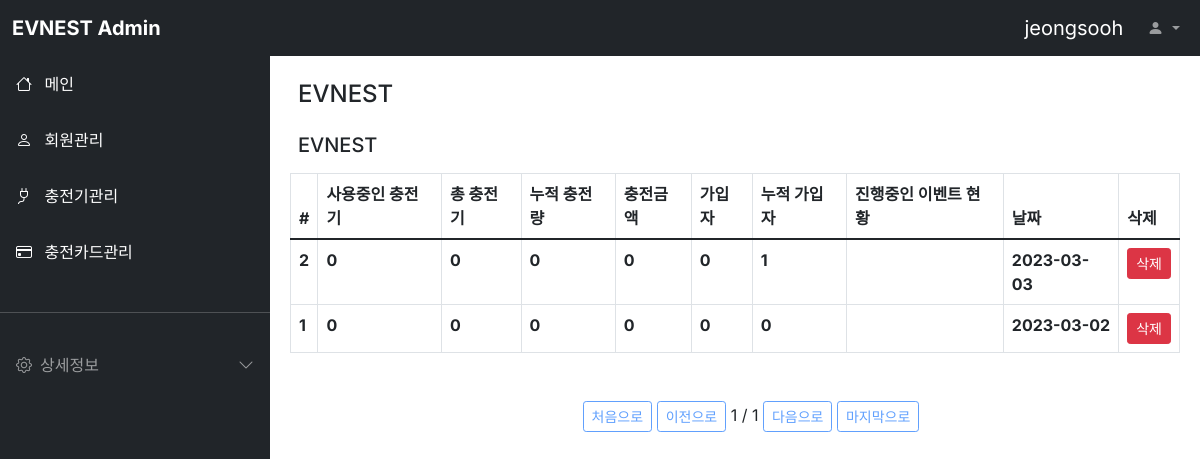
The app's page /evmain/ (signed in), older data.
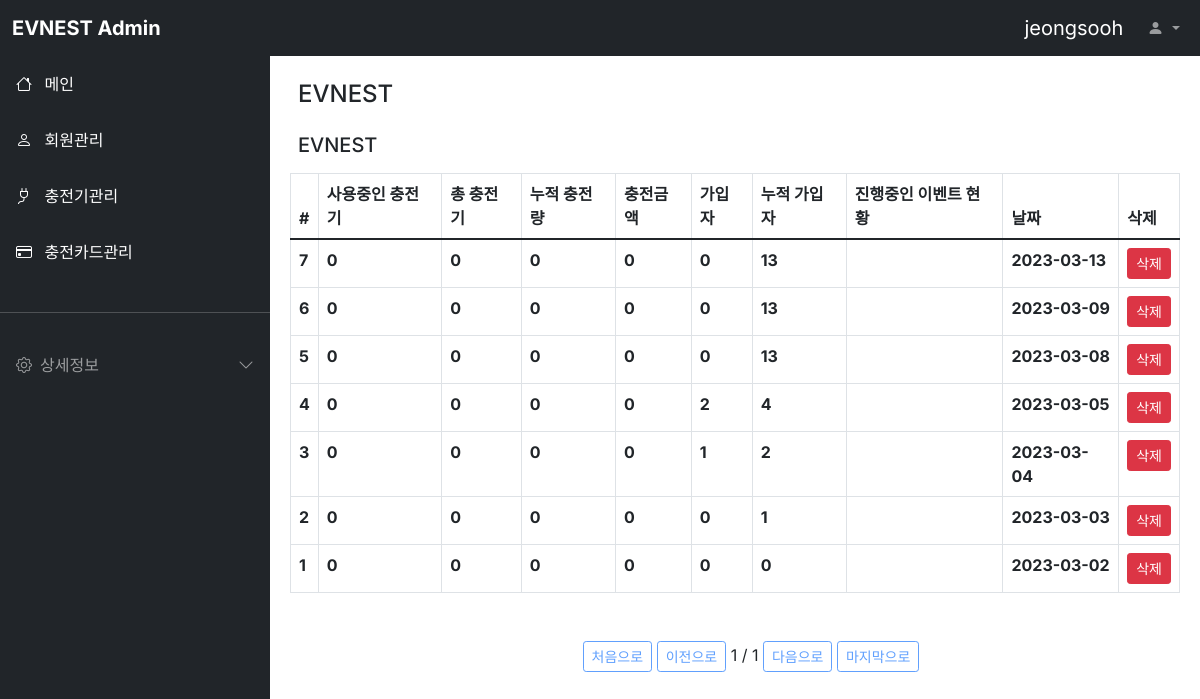
The same page, newer data.
### evmain/models.py (models this page shows)
class Evmain(models.Model):
    regiCount = models.IntegerField(verbose_name='금일 가입자')
    regiTotal = models.IntegerField(verbose_name='누적 가입자')
    useCharger = models.IntegerField(verbose_name='사용중인 충전기')
    totalCharger = models.IntegerField(verbose_name='총 충전기')
    totalenergy = models.CharField(max_length=128, verbose_name='금일 누적 충전량')
    totalamount = models.CharField(max_length=128, null=True ,default=0 , verbose_name='금일 충전금액')
    eventcurrent = models.CharField(max_length=128,verbose_name='진행중인 이벤트 현황')
    systemday = models.DateTimeField(auto_now_add=False,null=True,verbose_name='당일날짜')
    class Meta:
        db_table = 'nevsp_evmain'
        verbose_name = '메인화면'
        verbose_name_plural = '메인'

### evmain/views.py (the view)
# urls.py: path('', EvmainListView.as_view()),
class EvmainListView(ListView):
    model = Evmain
    template_name = 'evmain.html'
    context_object_name = 'evmainList'
    paginate_by = 10
    queryset = Evmain.objects.all()
    ordering = ['-systemday']
    EvmainCreate()
    def get_context_data(self, **kwargs):
        context = super().get_context_data(**kwargs)
        user_id = self.request.session['user']
        context['loginuser'] = user_id
        return context

### evmain/templates/evmain.html (shortened to what this page needs)
{% extends "base.html" %}
{% block contents %}
<div class="row mt-3 mx-3">
	<div class="col-md-6 fw-bold">
		<h4>EVNEST</h4>
	</div>
</div>
<div class="row mt-3 mx-3">
	<div class="col-md-6 fw-bold">
		<h5>EVNEST</h5>
	</div>
	<div class="col-md-3 d-grid justify-content-md-end">
	</div>
</div>
<div class="row mt-2 mx-2">
	<div class="col-12">
		<table class="table table-bordered">
		<thead class="thead-light">
		<tr>
			<th scope="col">
				#
			</th>
			<th scope="col">
				사용중인 충전기
			</th>
			<th scope="col">
				총 충전기
			</th>
			<th scope="col">
				누적 충전량
			</th>
			<th scope="col">
				충전금액
			</th>
			<th scope="col">
				가입자
			</th>
			<th scope="co1">
				누적 가입자
			</th>
			<th scope="col">
				진행중인 이벤트 현황
			</th>
			<th scope="col">
				날짜
			</th>
			<th scope="col">
				삭제
			</th>
		</tr>
		</thead>
		<tbody class="text-dark">
		 {% for evmain in evmainList %}
		<tr>
			<th scope="row">
				{{ evmain.id }}
			</th>
			<th>
				{{ evmain.useCharger }}</a>
			</th>
			<th>
				{{ evmain.totalCharger }}
			</th>
			<th>
				{{ evmain.totalenergy }}
			</th>
			<th>
				{{ evmain.totalamount }}
			</th>
			<th>
				{{ evmain.regiCount }}
			</th>
			<th>
				{{ evmain.regiTotal }}
			</th>
			<th>
			</th>
			<th>
				{{ evmain.systemday | date:'Y-m-d' }}
			</th>
			<th>
				<button class="btn btn-primary btn-sm btn-danger" onclick="window.open('/evmain/{{ evmain.id }}/delete','window_name','width=430,height=500,location=no,status=no,scrollbars=no');">삭제</button>
			</th>
		</tr>
		 {% endfor %}
		</tbody>
		</table>
		<div class="pagination justify-content-center mt-5">
			<ul class="step-links">
				 {% if page_obj.has_previous %} <a class="btn btn-sm btn-outline-primary" href="?page=1">처음으로</a>
				<a class="btn btn-sm btn-outline-primary" href="?page={{ page_obj.previous_page_number }}">이전으로</a>
				{% else %} <a class="btn btn-sm btn-outline-primary disabled" href="#">처음으로</a>
				<a class="btn btn-sm btn-outline-primary disabled" href="#">이전으로</a>
				{% endif %} <span class="current">
				{{ page_obj.number }} / {{ page_obj.paginator.num_pages }} </span>
				{% if page_obj.has_next %} <a class="btn btn-sm btn-outline-primary" href="?page={{ page_obj.next_page_number }}">다음으로</a>
				<a class="btn btn-sm btn-outline-primary" href="?page={{ page_obj.paginator.num_pages }}">마지막으로</a>
				{% else %} <a class="btn btn-sm btn-outline-primary disabled" href="#">다음으로</a>
				<a class="btn btn-sm btn-outline-primary disabled" href="#">마지막으로</a>
				{% endif %}
			</ul>
		</div>
	</div>
</div>
{% endblock %}

Row changes from the older to the newer data that the page shows:
added Evmain: id "7", useCharger "0", totalCharger "0", totalenergy "0", totalamount "0", regiCount "0", regiTotal "13", systemday "2023-03-13"
added Evmain: id "6", useCharger "0", totalCharger "0", totalenergy "0", totalamount "0", regiCount "0", regiTotal "13", systemday "2023-03-09"
added Evmain: id "5", useCharger "0", totalCharger "0", totalenergy "0", totalamount "0", regiCount "0", regiTotal "13", systemday "2023-03-08"
added Evmain: id "4", useCharger "0", totalCharger "0", totalenergy "0", totalamount "0", regiCount "2", regiTotal "4", systemday "2023-03-05"
added Evmain: id "3", useCharger "0", totalCharger "0", totalenergy "0", totalamount "0", regiCount "1", regiTotal "2", systemday "2023-03-04"
